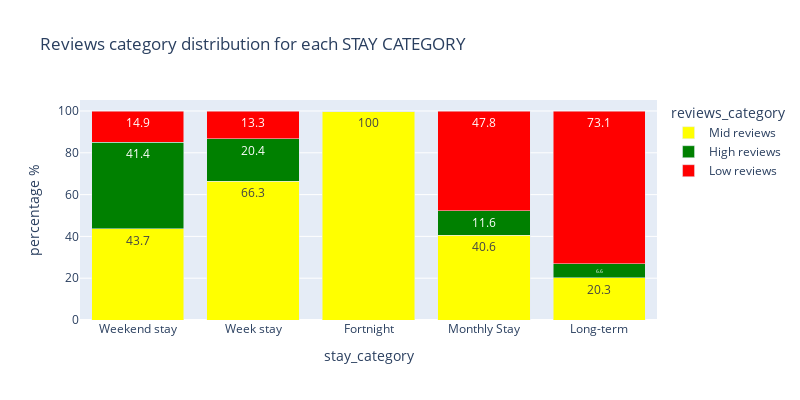

The notebook cell saved with this chart:
### Code cell
# To visualize this
# Github viewers go to the next cell
# Let's create the same bar chart we created above for Manhattan to see the share of each stay category in terms of reviews

percentages = brooklyn_n.groupby('stay_category')['reviews_category'].value_counts(normalize=True).mul(100).round(1).reset_index(name= 'percentage %')

fig = px.bar(
    percentages, 
    x = 'stay_category',
    y='percentage %', 
    color = 'reviews_category',
    barmode='stack',
    text_auto = True,
    color_discrete_map = {
        'High reviews' : 'green',
        'Mid reviews' : 'yellow',
        'Low reviews' : 'red'
    }, 
    title = 'Reviews category distribution for each STAY CATEGORY'
)

fig.update_layout(height = 400, width = 800)
fig.show()

# This shows us that although MONTHLY STAYS are more in number in Brooklyn, WEEKEND STAYS are much more in demand 
# The chart also informs us majority of the LONG TERMS AND MONTHLY STAYS are seen among the LOW REVIEWS GROUP

### Figure 1 — Plotly figure (JSON) as saved in the notebook; plotly's stock layout.template omitted (floating-point values rounded to 4 significant figures)
{"data": [{"alignmentgroup": "True", "hovertemplate": "reviews_category=Mid reviews<br>stay_category=%{x}<br>percentage %=%{y}<extra></extra>", "legendgroup": "Mid reviews", "marker": {"color": "yellow", "pattern": {"shape": ""}}, "name": "Mid reviews", "offsetgroup": "Mid reviews", "orientation": "v", "showlegend": true, "textposition": "auto", "texttemplate": "%{y}", "type": "bar", "x": ["Weekend stay", "Week stay", "Fortnight", "Monthly Stay", "Long-term"], "xaxis": "x", "y": [43.7, 66.3, 100, 40.6, 20.3], "yaxis": "y"}, {"alignmentgroup": "True", "hovertemplate": "reviews_category=High reviews<br>stay_category=%{x}<br>percentage %=%{y}<extra></extra>", "legendgroup": "High reviews", "marker": {"color": "green", "pattern": {"shape": ""}}, "name": "High reviews", "offsetgroup": "High reviews", "orientation": "v", "showlegend": true, "textposition": "auto", "texttemplate": "%{y}", "type": "bar", "x": ["Weekend stay", "Week stay", "Fortnight", "Monthly Stay", "Long-term"], "xaxis": "x", "y": [41.4, 20.4, 0, 11.6, 6.6], "yaxis": "y"}, {"alignmentgroup": "True", "hovertemplate": "reviews_category=Low reviews<br>stay_category=%{x}<br>percentage %=%{y}<extra></extra>", "legendgroup": "Low reviews", "marker": {"color": "red", "pattern": {"shape": ""}}, "name": "Low reviews", "offsetgroup": "Low reviews", "orientation": "v", "showlegend": true, "textposition": "auto", "texttemplate": "%{y}", "type": "bar", "x": ["Weekend stay", "Week stay", "Fortnight", "Monthly Stay", "Long-term"], "xaxis": "x", "y": [14.9, 13.3, 0, 47.8, 73.1], "yaxis": "y"}], "layout": {"barmode": "stack", "height": 400, "legend": {"title": {"text": "reviews_category"}, "tracegroupgap": 0}, "title": {"text": "Reviews category distribution for each STAY CATEGORY"}, "width": 800, "xaxis": {"anchor": "y", "domain": [0, 1], "title": {"text": "stay_category"}}, "yaxis": {"anchor": "x", "domain": [0, 1], "title": {"text": "percentage %"}}}}
